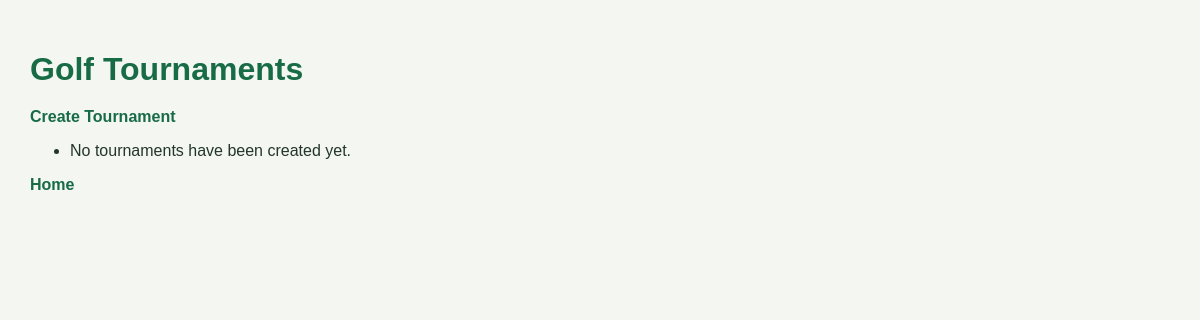
Page /tournaments/ on the earlier database version.
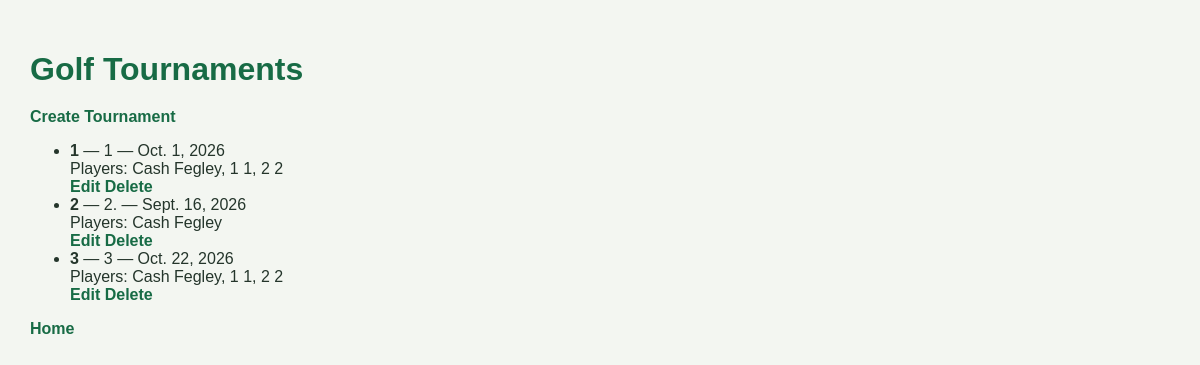
Same page on the later database version.
### tournaments/models.py (models this page shows, shortened)
class Tournament(models.Model):
    name = models.CharField(max_length=100)
    course = models.CharField(max_length=100)
    date = models.DateField()
    players = models.ManyToManyField(Player, blank=True)

class Player(models.Model):
    first_name = models.CharField(max_length=50)
    last_name = models.CharField(max_length=50)
    email = models.EmailField(blank=True)

### tournaments/views.py (the view)
# urls.py: path("tournaments/", views.tournament_list, name="tournament_list"),
def tournament_list(request):
    tournaments = Tournament.objects.all()
    return render(request, "tournaments/tournament_list.html", {"tournaments": tournaments})

### tournaments/templates/tournaments/tournament_list.html (shortened to what this page needs)
{% load static %}
<!DOCTYPE html>
<html lang="en">
<head>
    <link rel="stylesheet" href="{% static 'tournaments/style.css' %}">
</head>
<body>
    <h1>Golf Tournaments</h1>
    <a href="{% url 'tournament_create' %}">Create Tournament</a>
    <ul>
        {% for tournament in tournaments %}
            <li>
                <strong>{{ tournament.name }}</strong>
                — {{ tournament.course }}
                — {{ tournament.date }}
                <br>
                Players:
                {% for player in tournament.players.all %}
                    {{ player.first_name }} {{ player.last_name }}{% if not forloop.last %}, {% endif %}
                {% empty %}
                    No players selected
                {% endfor %}
                <br>
                <a href="{% url 'tournament_edit' tournament.id %}">Edit</a>
                <a href="{% url 'tournament_delete' tournament.id %}">Delete</a>
            </li>
        {% empty %}
            <li>No tournaments have been created yet.</li>
        {% endfor %}
    </ul>
    <a href="{% url 'home' %}">Home</a>
</body>
</html>

Differences in the rows shown:
added Tournament: name "1", course "1", date "Oct. 1, 2026"
now on this page (row unchanged): Player: first_name "Cash", last_name "Fegley"
added Player: first_name "1", last_name "1"
added Player: first_name "2", last_name "2"
added Tournament: name "2", course "2.", date "Sept. 16, 2026"
added Tournament: name "3", course "3", date "Oct. 22, 2026"
Other differences:
text no longer shown: "No tournaments have been created yet."
